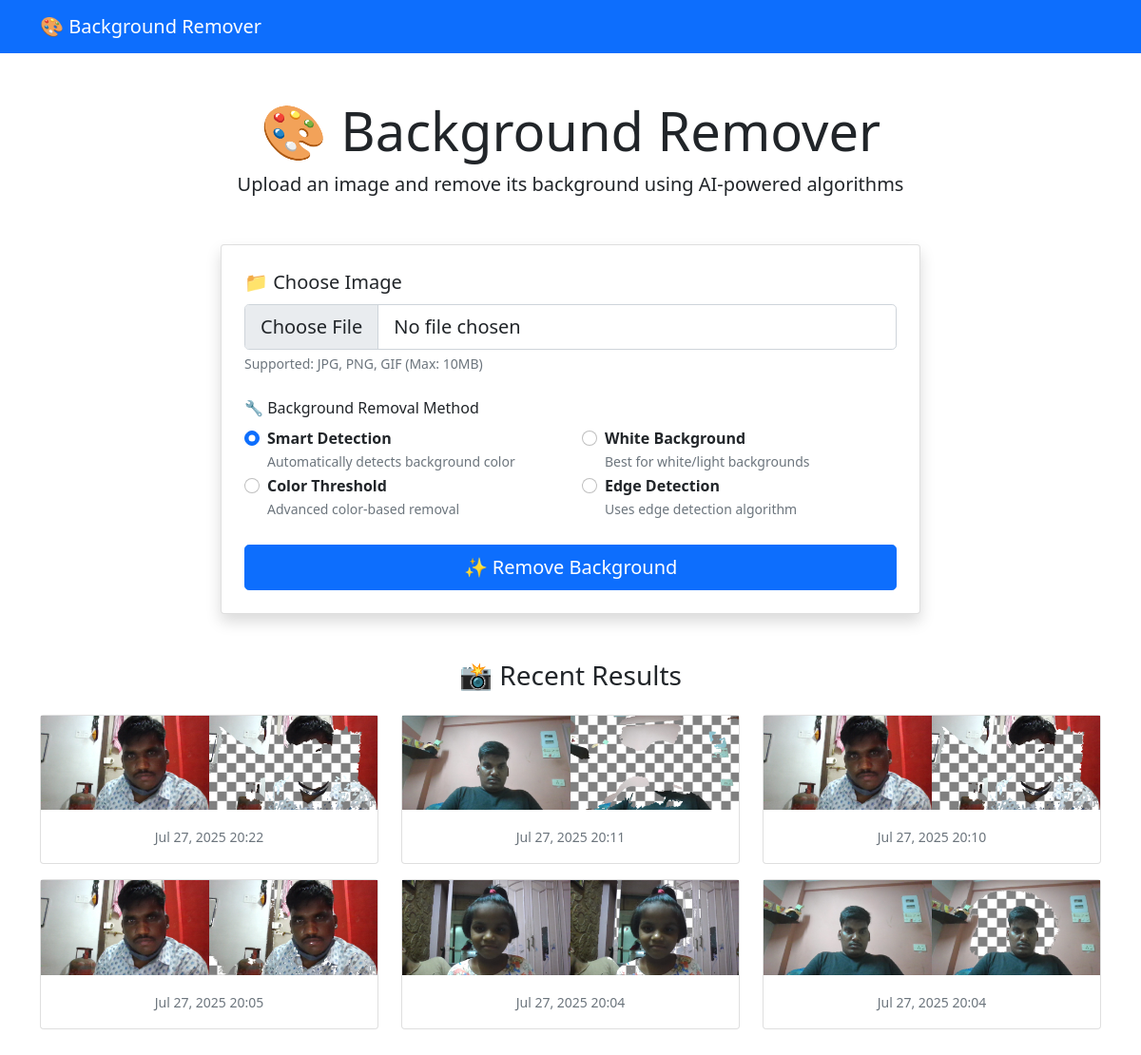
The page / on the database its author committed.
### remover/models.py (models this page shows, shortened)
class ProcessedImage(models.Model):
    original_image = models.ImageField(upload_to='original/')
    processed_image = models.ImageField(upload_to='processed/', null=True, blank=True)
    created_at = models.DateTimeField(default=timezone.now)
    class Meta:
        ordering = ['-created_at']

### remover/views.py (the view, shortened to what this page needs)
# urls.py: path('', views.home, name='home'),
def home(request):
    recent_images = ProcessedImage.objects.filter(processed_image__isnull=False)[:6]
    return render(request, 'home.html', {'recent_images': recent_images})

### templates/home.html (shortened to what this page needs)
{% extends 'base.html' %}
{% block content %}
<div class="row justify-content-center">
    <div class="col-lg-8">
        <div class="text-center mb-5">
            <h1 class="display-4">🎨 Background Remover</h1>
            <p class="lead">Upload an image and remove its background using AI-powered algorithms</p>
        </div>
        <div class="card shadow">
            <div class="card-body p-4">
                <form method="post" enctype="multipart/form-data">
                    <div class="mb-4">
                        <label for="image" class="form-label fs-5">📁 Choose Image</label>
                        <input type="file" class="form-control form-control-lg" name="image" accept="image/*" required>
                        <div class="form-text">Supported: JPG, PNG, GIF (Max: 10MB)</div>
                    </div>
                    <div class="mb-4">
                        <label class="form-label fs-6">🔧 Background Removal Method</label>
                        <div class="row">
                            <div class="col-md-6">
                                <div class="form-check">
                                    <input class="form-check-input" type="radio" name="method" value="smart" id="smart" checked>
                                    <label class="form-check-label" for="smart">
                                        <strong>Smart Detection</strong><br>
                                        <small class="text-muted">Automatically detects background color</small>
                                    </label>
                                </div>
                                <div class="form-check">
                                    <input class="form-check-input" type="radio" name="method" value="color" id="color">
                                    <label class="form-check-label" for="color">
                                        <strong>Color Threshold</strong><br>
                                        <small class="text-muted">Advanced color-based removal</small>
                                    </label>
                                </div>
                            </div>
                            <div class="col-md-6">
                                <div class="form-check">
                                    <input class="form-check-input" type="radio" name="method" value="white" id="white">
                                    <label class="form-check-label" for="white">
                                        <strong>White Background</strong><br>
                                        <small class="text-muted">Best for white/light backgrounds</small>
                                    </label>
                                </div>
                                <div class="form-check">
                                    <input class="form-check-input" type="radio" name="method" value="edge" id="edge">
                                    <label class="form-check-label" for="edge">
                                        <strong>Edge Detection</strong><br>
                                        <small class="text-muted">Uses edge detection algorithm</small>
                                    </label>
                                </div>
                            </div>
                        </div>
                    </div>
                    <div class="d-grid">
                        <button type="submit" class="btn btn-primary btn-lg">
                            ✨ Remove Background
                        </button>
                    </div>
                </form>
            </div>
        </div>
    </div>
</div>
{% if recent_images %}
<div class="row mt-5">
    <div class="col-12">
        <h3 class="text-center mb-4">📸 Recent Results</h3>
        <div class="row">
            {% for image in recent_images %}
            <div class="col-md-4 mb-3">
                <div class="card">
                    <div class="row g-0">
                        <div class="col-6">
                            <img src="{{ image.original_image.url }}" class="img-fluid h-100" style="object-fit: cover;">
                        </div>
                        <div class="col-6" style="background: repeating-conic-gradient(#808080 0% 25%, transparent 0% 50%) 50% / 20px 20px;">
                            <img src="{{ image.processed_image.url }}" class="img-fluid h-100" style="object-fit: cover;">
                        </div>
                    </div>
                    <div class="card-body text-center">
                        <small class="text-muted">{{ image.created_at|date:"M d, Y H:i" }}</small>
                    </div>
                </div>
            </div>
            {% endfor %}
        </div>
    </div>
</div>
{% endif %}
{% endblock %}

### templates/base.html (shortened to what this page needs)
<!DOCTYPE html>
<html lang="en">
<head>
    <link href="https://cdn.jsdelivr.net/npm/bootstrap@5.1.3/dist/css/bootstrap.min.css" rel="stylesheet">
</head>
<body>
    <nav class="navbar navbar-expand-lg navbar-dark bg-primary">
        <div class="container">
            <a class="navbar-brand" href="{% url 'home' %}">🎨 Background Remover</a>
        </div>
    </nav>
    <main class="container my-5">
        {% block content %}{% endblock %}
    </main>
</body>
</html>

### rows shown on the page
ProcessedImage: original_image (picture), processed_image (picture), created_at "Jul 27, 2025 20:22"
ProcessedImage: original_image (picture), processed_image (picture), created_at "Jul 27, 2025 20:11"
ProcessedImage: original_image (picture), processed_image (picture), created_at "Jul 27, 2025 20:10"
ProcessedImage: original_image (picture), processed_image (picture), created_at "Jul 27, 2025 20:05"
ProcessedImage: original_image (picture), processed_image (picture), created_at "Jul 27, 2025 20:04"
ProcessedImage: original_image (picture), processed_image (picture), created_at "Jul 27, 2025 20:04"
